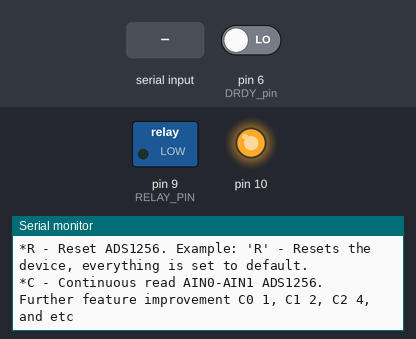
A sketch run on a simulated Arduino Uno, built with avr-gcc and run on an emulated ATmega328P. Parts: switched loads named in the sketch (green lamp = pin HIGH), output pins drawn as LEDs (lit = HIGH), the last lines printed to the serial monitor. The inputs (shaded band) are chosen by the test bench; at power-on: pin 6 (DRDY_pin) LOW. Pins used as bus, display or sensor lines are not drawn.

Above: at 5.8 s.
5.9 s: "w1 1\n" received over Serial
At 6.8 s:
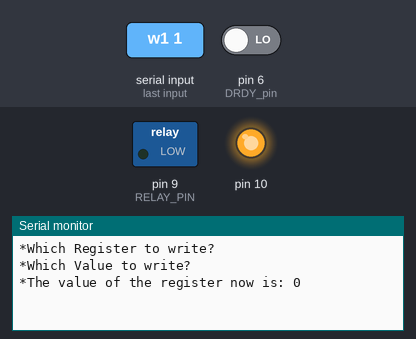
7.4 s: byte 114 ('r') received over Serial
At 8.6 s:
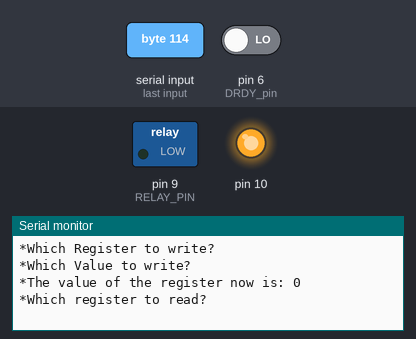
8.9 s: byte 115 ('s') received over Serial
At 9.9 s:
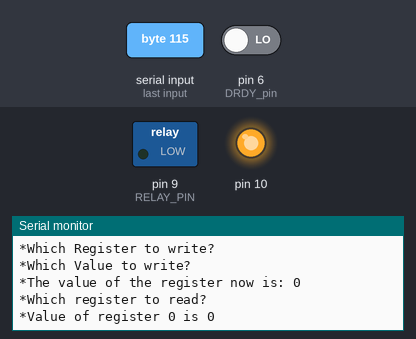
10.4 s: byte 69 ('E') received over Serial
At 10.72 s:
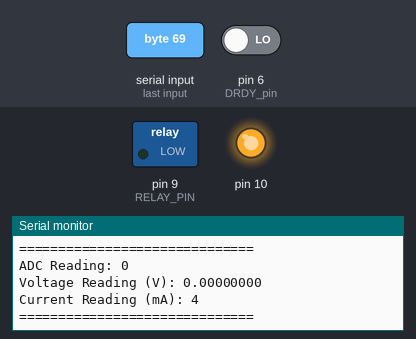

Measured:
- after the input at 5.9 s, the serial monitor: prints a new line at once (image 1)
- after the input at 7.4 s, the serial monitor: prints a new line at once (image 2)
- after the input at 8.9 s, the serial monitor: prints a new line at once (image 3)
- after the input at 10.4 s, the serial monitor: prints a new line at once (image 4)

The sketch:

ADS1256Compact.ino
```cpp
/*Information

 * PRESSSSS "E" TO RUN THE CODE PROPERLY

 * The code is written by Curious Scientist
 * https://curiousscientist.tech
 *
 * Playlist for more ADS1256-related videos
 * https://www.youtube.com/playlist?list=PLaeIi4Gbl1T-RpVNM8uKdiV1G_3t5jCIu
 *
 * If you use the code, please subscribe to my channel
 * https://www.youtube.com/c/CuriousScientist?sub_confirmation=1
 *
 * I also accept donations
 * https://www.paypal.com/donate/?hosted_button_id=53CNKJLRHAYGQ
 *
 * The code belongs to the following video
 * https://youtu.be/rsi9o5PQzwM
 *
 */
//--------------------------------------------------------------------------------
/*
The green board has a RESET pin and the blue does not.
Therefore, for the blue board, the reset function is disabled.

BUFEN should be enabled for precise measurement, but in that case, the max input voltage
cannot be higher than AVDD-2 V.
*/
//--------------------------------------------------------------------------------
// Pin configuration - STM32F103 [Arduino]: Pins in square brackets [xx] are for Arduino Uno or Nano.
/*
SPI default pins:
MOSI  - PA7[11] // DIN
MISO  - PA6[12] // DOUT
SCK	  - PA5[13] // SCLK
SS	  -	PA4[10] // CS9
--------------------
--------------------
MOSI: Master OUT Slave IN -> DIN
MISO: Master IN Slave OUT -> DOUT
--------------------
--------------------
Other pins - You can assign them to any pins
RST	  -	PA3
DRDY  - PA2 // this is an interrupt pin
PDWN  - +3.3 V
PDWN - PA1 (Alternatively, if you want to switch it)
*/
//--------------------------------------------------------------------------------
//Clock rate
/*
	f_CLKIN = 7.68 MHz
	tau = 130.2 ns
*/
//--------------------------------------------------------------------------------
//REGISTERS
/*
REG   VAL     USE
0     54      Status Register, Everything Is Default, Except ACAL and BUFEN
1     1       Multiplexer Register, AIN0 POS, AIN1 NEG [w1 0x01 since 0000 AIN0 = 0, 0001 AIN1 = 1 -> w1 1 DIFF USE THIS!; w1 8 since AINCOM = 10000 = 8, 08 = 8; 0x28 = 40 for single AIN2]
2     0       ADCON, Everything is OFF, PGA = 1 [w2 0, PGA = 1; w2 1, PGA = 2; w2 2, PGA = 4; w2 3, PGA = 8; w2 4, PGA = 16]
3     99      DataRate = 50 SPS
4     225     GPIO, Everything Is Default
*/
//--------------------------------------------------------------------------------
#include <SPI.h> //SPI communication
//--------------------------------------------------------------------------------
// The setup() function runs once each time the micro-controller starts
void setup()
{
	Serial.begin(115200);  //We will need high datarate, so it should be a high baud rate
  delay(1000);

	Serial.println("*ADS1256 Initialization...."); //Some message
	initialize_ADS1256(); //run the initialization function

  delay(1000);
	Serial.println("*Initialization finished!"); //Confirmation message

	reset_ADS1256(); //Reset the ADS1256
	userDefaultRegisters(); //Set up the default registers
	printInstructions(); //Print the instructions for the commands used in the code

}

//--------------------------------------------------------------------------------
//Variables
double VREF = 2.50; //Value of V_ref. In case of internal V_ref, it is 2.5 V
double voltage = 0; //Converted RAW bits.
double resistance = 0;
const byte RELAY_PIN = 9; // Pin untuk kontrol arus
int CS_Value; //we use this to store the value of the bool, since we don't want to directly modify the CS_pin

//Pins
const byte CS_pin = 7;	//goes to CS on ADS1256, is it safe to use the default ss pin instead
const byte DRDY_pin = 6;  //goes to DRDY on ADS1256
const byte RESET_pin = 8; //goes to RST on ADS1256
//const byte PDWN_PIN = PA1; //Goes to the PDWN/SYNC/RESET pin (notice, that some boards have different pins!)
//The above pins are described for STM32. For Arduino, you have to use a different pin definition ("PA" is not used in "PA4)

//Values for registers
uint8_t registerAddress; //address of the register, both for reading and writing - selects the register
uint8_t registerValueR; //this is used to READ a register
uint8_t registerValueW; //this is used to WRTIE a register
int32_t registerData; //this is used to store the data read from the register (for the AD-conversion)
uint8_t directCommand; //this is used to store the direct command for sending a command to the ADS1256
String ConversionResults; //Stores the result of the AD conversion
String PrintMessage; //this is used to concatenate stuff into before printing it out.

//--------------------------------------------------------------------------------

void loop()
{
	if (Serial.available() > 0)
	{
		char commandCharacter = Serial.read(); //we use characters (letters) for controlling the switch-case

		switch (commandCharacter) //based on the command character, we decide what to do
		{
		case 'r': //this case is used to READ the value of a register
      //Relevant info on registers: https://youtu.be/wUEx6pEHi2c
			//Ask the user to pick a register //Register map: Table 23 in the Datasheet
			Serial.println("*Which register to read?"); //I put the "*" in front of every text message, so my processing software ignores them
      registerAddress = Serial.parseInt(); //we parse the entered number as an integer and pass it to the registerAddress variable
			//Wait for the input; Example command: "r 1". This will read the register 1 which is the MUX register (they start at 0!)
			while (!Serial.available());
			//Text before the print - string concatenation
      PrintMessage = "*Value of register " + String(registerAddress) + " is " + String(readRegister(registerAddress));
			Serial.println(PrintMessage); //printing the confirmation message
      PrintMessage = ""; //reset the value of the variable
			break;

		case 'w': //this case is used to WRITE the value of a register
			//Ask the user to pick a register
			Serial.println("*Which Register to write?");
			//Wait for the input
			while (!Serial.available());
			registerAddress = Serial.parseInt(); //Store the register in serialData
			//Ask for the value we want to write
			Serial.println("*Which Value to write?");
			//wait for the input;
      //Example command: "w1 1". This will write the value 1 in the MUX register. This will set the AIN0(+) + AIN1(-) as the input. w1 8 for AIN0 AINCOM
			while (!Serial.available());
			registerValueW = Serial.parseInt();

			//Write the serialData register with the recent input value (Serial.parseInt())
			writeRegister(registerAddress, registerValueW); //The writeRegister() function expects 2 arguments
      delay(500); //wait
      PrintMessage = "*The value of the register now is: " + String(readRegister(registerAddress));
			Serial.println(PrintMessage); //printing a confirmation message
			PrintMessage = "";
			break;

		case 'R': //this does a RESET on the ADS1256

			reset_ADS1256(); //the reset_ADS1256() function resets all the register values

			break;

		case 's': //SDATAC - Stop Read Data Continously

			SPI.transfer(B00001111); //Sending a direct code for SDATAC // Figure 33 in datasheet
			break;

    case 'p': //Printing the instructions

      printInstructions(); //this function prints the commands used to control the ADS1256
      break;

    case 'E': // Command baru untuk AIN0-AIN1 setiap 0.5s

      readContinuous_AIN0_AIN1();
      break;

    case 'C': // Continuous CSV stream with dynamic channels
      {
        int posCh = 0; // Default to AIN0
        int negCh = 1; // Default to AIN1

        delay(10); // Wait a tiny bit for the serial buffer to catch up

        // Check if there are numbers immediately following the 'C'
        if (Serial.available() > 0) {
          char nextChar = Serial.peek();
          // If the next character is a digit, parse the two numbers
          if (isDigit(nextChar)) {
            posCh = Serial.parseInt();
            negCh = Serial.parseInt();
          }
        }

        // Pass the channels to our stream function
        streamContinuous_CSV(posCh, negCh);
      }
      break;
		}
	}
}

//--------------------------------------------------------------------------------
//Functions

//Reading registers
//DIN should receive 2 command bytes
//1st command byte: address of the register (for example MUX: 1 / 01h / 0000 0001)
//2nd command byte: number of bytes to read (0000 0001 - 1 byte)
//delay between the end of the command and the beginning of the shifting out of the data on DOUT is t6 = 50 * tau_CLKIN
// 50 * 130.2 ns = 6510 ns = 6.51 us
//Seems like, according to the SPI analyzer, 5 us delay is sufficient.
//When writing the register, the time between the last clock for RREG command an the first clock of the answer is t = 6.5 us.

unsigned long readRegister(uint8_t registerAddress) //Function for READING a selected register
{
  //Relevant video: https://youtu.be/KQ0nWjM-MtI
  while (digitalRead(DRDY_pin)) {} //we "stuck" here until the DRDY changes its state

	SPI.beginTransaction(SPISettings(1920000, MSBFIRST, SPI_MODE1));
	//SPI_MODE1 = output edge: rising, data capture: falling; clock polarity: 0, clock phase: 1.

	//CS must stay LOW during the entire sequence [Ref: P34, T24]

	digitalWrite(CS_pin, LOW); //CS_pin goes LOW

	SPI.transfer(0x10 | registerAddress); //0x10 = RREG

	SPI.transfer(0x00);

	delayMicroseconds(5); //see t6 in the datasheet

	registerValueR = SPI.transfer(0xFF);	//0xFF is sent to the ADS1256 which returns us the register value

	digitalWrite(CS_pin, HIGH); //CS_pin goes HIGH
	SPI.endTransaction();

	return registerValueR; //return the registers value
}

void writeRegister(uint8_t registerAddress, uint8_t registerValueW)
{
  //Relevant video: https://youtu.be/KQ0nWjM-MtI
   while (digitalRead(DRDY_pin)) {} //we "stuck" here until the DRDY changes its state

	SPI.beginTransaction(SPISettings(1920000, MSBFIRST, SPI_MODE1));
	//SPI_MODE1 = output edge: rising, data capture: falling; clock polarity: 0, clock phase: 1.

	//CS must stay LOW during the entire sequence [Ref: P34, T24]

  digitalWrite(CS_pin, LOW); //CS_pin goes LOW

  delayMicroseconds(5); //see t6 in the datasheet

	SPI.transfer(0x50 | registerAddress); // 0x50 = WREG

	SPI.transfer(0x00);

	SPI.transfer(registerValueW); //we write the value to the above selected register

	digitalWrite(CS_pin, HIGH); //CS_pin goes HIGH
	SPI.endTransaction();
}

void reset_ADS1256()
{
	SPI.beginTransaction(SPISettings(1920000, MSBFIRST, SPI_MODE1)); // initialize SPI with  clock, MSB first, SPI Mode1

	digitalWrite(CS_pin, LOW); //CS_pin goes LOW

	delayMicroseconds(10); //wait

	SPI.transfer(0xFE); //Reset

	delay(2); //Minimum 0.6 ms required for Reset to finish.

	SPI.transfer(0x0F); //Issue SDATAC

	delayMicroseconds(100);

	digitalWrite(CS_pin, HIGH); //CS_pin goes HIGH

	SPI.endTransaction();

 Serial.println("*Reset DONE!"); //confirmation message
}

void initialize_ADS1256()	//starting up the chip by making the necessary steps. This is in the setup() of the Arduino code.
{
	//Setting up the pins first
	//Chip select
	pinMode(CS_pin, OUTPUT); //Chip select is an output
	digitalWrite(CS_pin, LOW); //Chip select LOW

	SPI.begin(); //start SPI (Arduino/STM32 - ADS1256 communication protocol)
  //The STM32-ADS1256 development board uses a different SPI channel (SPI_2)
  //For more info: https://youtu.be/3Rlr0FCffr0

	CS_Value = CS_pin; //We store the value of the CS_pin in a variable

	//DRDY
	pinMode(DRDY_pin, INPUT); //DRDY is an input
	pinMode(RESET_pin, OUTPUT); //RESET pin is an output
	digitalWrite(RESET_pin, LOW); //RESET is set to low

  pinMode(RELAY_PIN, OUTPUT);
  digitalWrite(RELAY_PIN, LOW); // Default OFF (Mode 4mA)

	delay(500); // Wait

	digitalWrite(RESET_pin, HIGH); //RESET is set to high

	delay(500); // Wait

}

void readContinuous_AIN0_AIN1()
{
  // --- KONFIGURASI MUX KE AIN0-AIN1 ---
  // Kita harus set register MUX dulu agar yakin membaca Differential AIN0-AIN1
  while (digitalRead(DRDY_pin)) {}

  SPI.beginTransaction(SPISettings(1920000, MSBFIRST, SPI_MODE1));
  digitalWrite(CS_pin, LOW);
  SPI.transfer(0x50 | 1);   // WREG ke Register 1 (MUX)
  SPI.transfer(0x00);       // 1 byte
  SPI.transfer(B00000001);  // Value: AIN0(P) - AIN1(N)
  digitalWrite(CS_pin, HIGH);
  SPI.endTransaction();

  // Sync & Wakeup (Reset ADC filter)
  SPI.beginTransaction(SPISettings(1920000, MSBFIRST, SPI_MODE1));
  digitalWrite(CS_pin, LOW);
  SPI.transfer(B11111100); // SYNC
  delayMicroseconds(4);
  SPI.transfer(B11111111); // WAKEUP
  digitalWrite(CS_pin, HIGH);
  SPI.endTransaction();

  Serial.println("*Continuous Read AIN0-AIN1 (0.5s). Kirim 's' untuk stop.");

  // --- LOOP PEMBACAAN (Berdasarkan logic readSingle) ---
  while (Serial.read() != 's')
  {
    registerData = 0;

    // Wait for DRDY to go LOW
    while (digitalRead(DRDY_pin)) {}

    SPI.beginTransaction(SPISettings(1920000, MSBFIRST, SPI_MODE1));
    digitalWrite(CS_pin, LOW);

    // Issue RDATA command
    SPI.transfer(B00000001);

    // Wait t6 time
    delayMicroseconds(10);

    // Step out the data
    registerData |= SPI.transfer(0x0F);
    registerData <<= 8;
    registerData |= SPI.transfer(0x0F);
    registerData <<= 8;
    registerData |= SPI.transfer(0x0F);


    // --- FORMAT OUTPUT SESUAI REQUEST ANDA ---
    Serial.println("==============================");
    Serial.print("ADC Reading: ");
    Serial.println(registerData); // Raw data
    Serial.print("Voltage Reading (V): ");
    convertToVoltage(registerData); // Voltage & print
    Serial.print("Current Reading (mA): "); // Asumsi arus 100mA (0.1A)
    if (digitalRead(RELAY_PIN) == HIGH)
    {
      // Jika Pin 7 ON (High Current Mode)
      Serial.println("100"); // Asumsi arus 100mA (0.1A)
    }
    else
    {
      // Jika Pin 7 OFF (Low Current Mode)
      Serial.println("4"); // Arus 4mA (0.004A)
    }

    // voltageToResistance(registerData); // Migrate convertToVoltage to here
    Serial.println("==============================");

    digitalWrite(CS_pin, HIGH);
    SPI.endTransaction();

    delay(500); // Interval 0.5 detik
  }
}

void streamContinuous_CSV(int posCh, int negCh)
{
  // Constrain inputs to valid ADS1256 channels (0-7 for AIN0-AIN7, 8 for AINCOM)
  posCh = constrain(posCh, 0, 8);
  negCh = constrain(negCh, 0, 8);

  // Calculate the MUX byte. Example for C1 2: (1 << 4) | 2 = B00010010
  uint8_t muxValue = (posCh << 4) | negCh;

  // --- CONFIGURE MUX ---
  while (digitalRead(DRDY_pin)) {}

  SPI.beginTransaction(SPISettings(1920000, MSBFIRST, SPI_MODE1));
  digitalWrite(CS_pin, LOW);
  SPI.transfer(0x50 | 1);   // WREG to Register 1 (MUX)
  SPI.transfer(0x00);
  SPI.transfer(muxValue);   // Apply the dynamic MUX value
  digitalWrite(CS_pin, HIGH);
  SPI.endTransaction();

  // --- Sync & Wakeup (Reset ADC filter) ---
  SPI.beginTransaction(SPISettings(1920000, MSBFIRST, SPI_MODE1));
  digitalWrite(CS_pin, LOW);
  SPI.transfer(B11111100); // SYNC
  delayMicroseconds(4);
  SPI.transfer(B11111111); // WAKEUP
  digitalWrite(CS_pin, HIGH);
  SPI.endTransaction();

  // Send a header so Python knows the stream is starting
  Serial.println("*STREAM_START");

  bool stopStream = false;
  while (!stopStream)
  {
    // Check if Python sent the 's' command to stop
    if (Serial.available() > 0) {
      if (Serial.read() == 's') {
        stopStream = true;
        break;
      }
    }

    registerData = 0;
    while (digitalRead(DRDY_pin)) {} // Wait for DRDY

    SPI.beginTransaction(SPISettings(1920000, MSBFIRST, SPI_MODE1));
    digitalWrite(CS_pin, LOW);

    SPI.transfer(B00000001); // Issue RDATA command
    delayMicroseconds(10);   // Wait t6 time

    registerData |= SPI.transfer(0x0F);
    registerData <<= 8;
    registerData |= SPI.transfer(0x0F);
    registerData <<= 8;
    registerData |= SPI.transfer(0x0F);

    digitalWrite(CS_pin, HIGH);
    SPI.endTransaction();

    // --- CONVERT TO VOLTAGE ---
    if (registerData >> 23 == 1) {
      registerData = registerData - 16777216;
    }
    double v = ((2 * VREF) / 8388608) * registerData;

    // --- GET CURRENT STATE ---
    /*
    int current_mA = 4; // Default Low Current Mode
    if (digitalRead(RELAY_PIN) == HIGH) {
      current_mA = 100; // High Current Mode
    }
    */

    // --- PRINT CSV FORMAT ---
    Serial.println(v, 8);
    //Serial.print(",");
    //Serial.println(current_mA);
  }
  Serial.println("*STREAM_STOP");
}

void sendDirectCommand(uint8_t directCommand)
{
	//Direct commands can be found in the datasheet Page 34, Table 24.
  //Use binary, hex or dec format.
	//Here, we want to use everything EXCEPT: RDATA, RDATAC, SDATAC, RREG, WREG
	//We don't want to involve DRDY here. We just write, but don't read anything.

	//Start SPI
	SPI.beginTransaction(SPISettings(1700000, MSBFIRST, SPI_MODE1));

	digitalWrite(CS_pin, LOW); //REF: P34: "CS must stay low during the entire command sequence"

	delayMicroseconds(5); //t6 - maybe not necessary

	SPI.transfer(directCommand); //Send Command

	delayMicroseconds(5); //t6 - maybe not necessary

	digitalWrite(CS_pin, HIGH); //REF: P34: "CS must stay low during the entire command sequence"

	SPI.endTransaction();

}

void userDefaultRegisters()
{
	// This function is "manually" updating the values of the registers then reads them back.
	// This function should be used in the setup() after performing an initialization-reset process
  // I use the below listed settings for my "startup configuration"
	/*
		REG   VAL     USE
		0     54      Status Register, Everything Is Default, Except ACAL and BUFEN
		1     1       Multiplexer Register, AIN0 POS, AIN1 POS
		2     0       ADCON, Everything is OFF, PGA = 1 [w2 0, PGA = 1; w2 1, PGA = 2; w2 2, PGA = 4; w2 3, PGA = 8; w2 4, PGA = 16]
		3     99      DataRate = 50 SPS
    */

	//We update the 4 registers that we are going to use

	delay(500);

  writeRegister(0x00, B00110110); //STATUS
	delay(200);
	writeRegister(0x01, B00000001); //MUX AIN0+AIN1
	delay(200);
	writeRegister(0x02, B00000000); //ADCON default PGA = 1
	delay(200);
	writeRegister(0x03, B01100011); //DRATE - DEC[99] - 50 SPS
	delay(500);
  sendDirectCommand(B11110000);	// SELFCAL
	Serial.println("*Register defaults updated!");
}

void printInstructions()
{
	//This function should be in the setup() and it shows the commands

 PrintMessage = "*Use the following letters to send a command to the device:" + String("\n")
  + "*r - Read a register. Example: 'r1' - reads the register 1" + String("\n")
  + "*w - Write a register. Example: 'w1 8' - changes the value of the 1st register to 8." + String("\n")
  + "*E - Membaca AIN0-AIN1 (Differential) setiap 0.5 detik." + String("\n")
  + "*R - Reset ADS1256. Example: 'R' - Resets the device, everything is set to default." + String("\n")
  + "*C - Continuous read AIN0-AIN1 ADS1256. Further feature improvement C0 1, C1 2, C2 4, and etc" + String("\n");

  Serial.println(PrintMessage);
  PrintMessage = ""; //Reset (empty) variable.
}

void convertToVoltage(int32_t registerData)
{
  if (long minus = registerData >> 23 == 1) //if the 24th bit (sign) is 1, the number is negative
    {
      registerData = registerData - 16777216;  //conversion for the negative sign
      //"mirroring" around zero
    }

    voltage = ((2*VREF) / 8388608)*registerData; //2.5 = Vref; 8388608 = 2^{23} - 1

    //Basically, dividing the positive range with the resolution and multiplying with the bits

    Serial.println(voltage, 8); //print it on serial, 8 decimals
    voltage = 0; //reset voltage
}


//--------------------------------------------------------------------------------
//end of code
//--------------------------------------------------------------------------------
//Good to know things
/*
TAU = 1/f = 1/7.68 MHz = 130.2 ns

For a 7.68 MHz ADC clock, the SCLK may not exceed 1.92 MHz.

Binary to decimal is read from right to left
8 bit = 1 byte

0000 0001 = 1 (2^0)
0000 0011 = 3 (2^0 + 2^1)
1000 0001 = 129 (2^0 + 2^7)

PAGE 34 of the datasheet, Table 24: Command definitions
RREG and WREG require a second command byte plus data.
The ORDER bit in the STATUS register sets the order of the bits within the output data.
CS must stay LOW during the entire sequence.

The operator '|' is the bitwise OR operator.
Example:
0  0  1  1    operand1
0  1  0  1    operand2
----------
0  1  1  1    (operand1 | operand2) - returned result
//---------------------------------------------------

DRDY goes LOW when new data is available. - When all the 24 bits have been read back, it goes back to HIGH.

The operator '|=' is the compound bitwise operator.

OUTPUT CODES //REF Page23 Table16

1: Vin (AIN_P - AIN_N) > (2Vref)/PGA
	7FFFFFh = 8388607 = 0111 1111 1111 1111 1111 1111

2: Vin (AIN_P - AIN_N) < (-2Vref)/PGA *((2^23)/(2^23 -1))
	800000h = 8388608 = 1000 0000 0000 0000 0000 0000
*/
```
